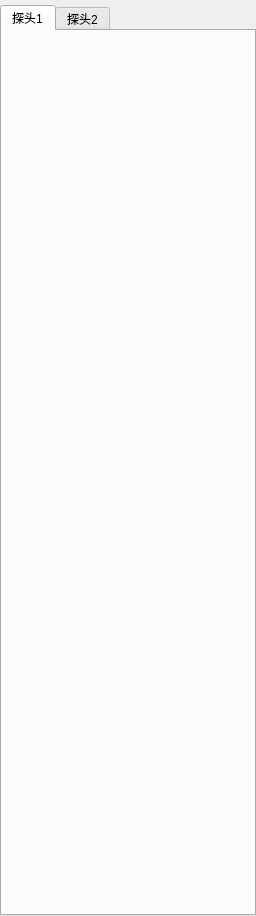
<?xml version="1.0" encoding="UTF-8"?>
<ui version="4.0">
 <class>controlWnd</class>
 <widget class="QWidget" name="controlWnd">
  <property name="geometry">
   <rect>
    <x>0</x>
    <y>0</y>
    <width>256</width>
    <height>916</height>
   </rect>
  </property>
  <property name="sizePolicy">
   <sizepolicy hsizetype="MinimumExpanding" vsizetype="MinimumExpanding">
    <horstretch>0</horstretch>
    <verstretch>0</verstretch>
   </sizepolicy>
  </property>
  <property name="windowTitle">
   <string>Form</string>
  </property>
  <layout class="QGridLayout" name="gridLayout">
   <property name="leftMargin">
    <number>0</number>
   </property>
   <property name="topMargin">
    <number>5</number>
   </property>
   <property name="rightMargin">
    <number>0</number>
   </property>
   <property name="bottomMargin">
    <number>0</number>
   </property>
   <property name="spacing">
    <number>0</number>
   </property>
   <item row="0" column="0">
    <widget class="QTabWidget" name="probeTabWidget">
     <property name="layoutDirection">
      <enum>Qt::LeftToRight</enum>
     </property>
     <property name="currentIndex">
      <number>0</number>
     </property>
     <property name="elideMode">
      <enum>Qt::ElideLeft</enum>
     </property>
     <widget class="CClampTabWidget" name="probe1Tab">
      <attribute name="title">
       <string>探头1</string>
      </attribute>
     </widget>
     <widget class="CClampTabWidget" name="probe2Tab">
      <attribute name="title">
       <string>探头2</string>
      </attribute>
     </widget>
    </widget>
   </item>
  </layout>
 </widget>
 <customwidgets>
  <customwidget>
   <class>CClampTabWidget</class>
   <extends>QWidget</extends>
   <header>CClampTabWidget.h</header>
   <container>1</container>
  </customwidget>
 </customwidgets>
 <resources/>
 <connections/>
</ui>
